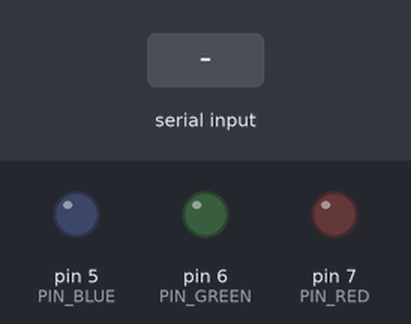
This sketch was run on a simulated Arduino Uno, built with avr-gcc and run on an emulated ATmega328P. Parts: output pins drawn as LEDs (lit = HIGH). The inputs (shaded band) are chosen by the test bench.

Above: at 1.2 s.
1.3 s: "1\n" received over Serial
At 1.9 s:
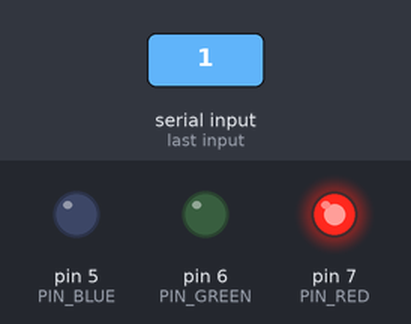
2.8 s: "2\n" received over Serial
At 4.0 s:
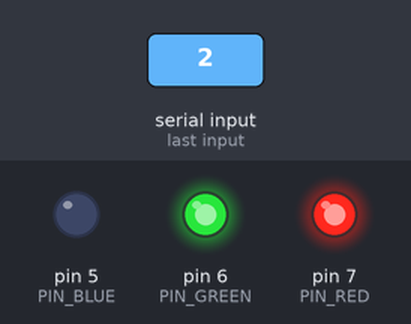
4.3 s: "3\n" received over Serial
At 5.4 s:
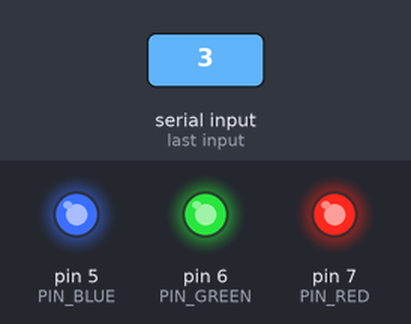
5.8 s: "1\n" received over Serial
At 6.5 s:
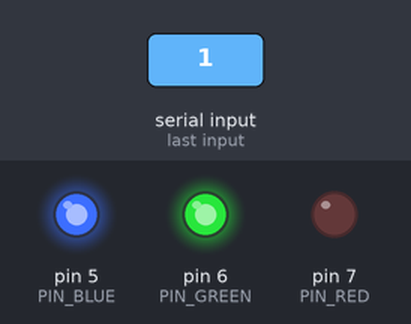
7.3 s: "2\n" received over Serial
At 7.7 s:
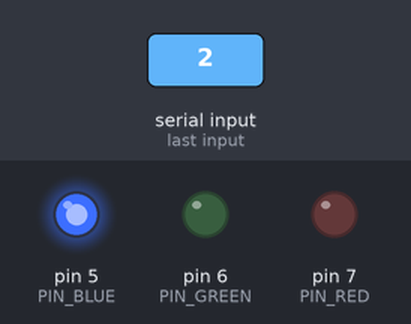
8.8 s: "9\n" received over Serial
At 10.0 s:
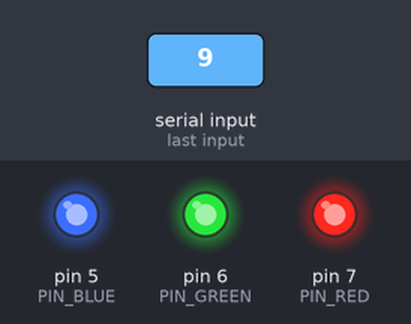
Timing chart, 0 to 11.3 s (numbered marks = the images above; inputs shaded):
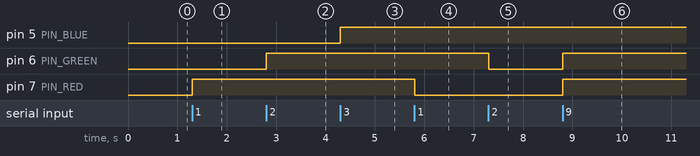

The sketch:

LabAct7.ino
```cpp
#include "Lab_Act7.h" // Import our custom header

void setup() {
  Serial.begin(9600);

  // This single line now handles all pin modes!
  initSystem();
}

void loop() {
  if (Serial.available() > 0) {

    String inputString = Serial.readStringUntil('\n');

    inputString.trim();

    if (inputString.length() == 0) {
      return;
    }

    if (inputString.length() > 1) {
      Serial.println("Error: Please input only one character.");
      return;
    }

    char input = inputString[0];

    // Ignore newline characters or carriage returns
    if (input != '\n' && input != '\r') {
    switch (input) {
      case '1':
        toggleLED(PIN_RED);
        break;
      case '2':
        toggleLED(PIN_GREEN);
        break;
      case '3':
        toggleLED(PIN_BLUE);
        break;
      case '9': // API "All On"
        digitalWrite(PIN_RED, HIGH);
        digitalWrite(PIN_GREEN, HIGH);
        digitalWrite(PIN_BLUE, HIGH);
        break;
      case '0': // API "All Off"
        digitalWrite(PIN_RED, LOW);
        digitalWrite(PIN_GREEN, LOW);
        digitalWrite(PIN_BLUE, LOW);
        break;
      default:
        Serial.println("Error: Please input valid numbers only.");
        break;
    }
  }
}}
```

Lab_Act7.h
```cpp
#ifndef Lab_Act7.h
#define Lab_Act7.h

#include <Arduino.h> // Required to use Arduino commands like pinMode in a header

// --- PIN DEFINITIONS ---
const int PIN_RED   = 7;
const int PIN_GREEN = 6;
const int PIN_BLUE  = 5;

const int PIN_BTN1  = 12;
const int PIN_BTN2  = 11;
const int PIN_BTN3  = 10;

// --- INITIALIZATION FUNCTION ---
// Call this inside setup() to configure all pins at once
void initSystem() {
  // Set LED pins as OUTPUT
  pinMode(PIN_RED, OUTPUT);
  pinMode(PIN_GREEN, OUTPUT);
  pinMode(PIN_BLUE, OUTPUT);

  // Set Button pins as INPUT
  pinMode(PIN_BTN1, INPUT);
  pinMode(PIN_BTN2, INPUT);
  pinMode(PIN_BTN3, INPUT);
}

// --- HELPER FUNCTIONS ---
// Keeps the main code clean by moving the toggle logic here
void toggleLED(int pin) {
  int state = digitalRead(pin);
  digitalWrite(pin, !state);
}

#endif
```

Measured:
- after the input at 1.3 s, pin 7 (PIN_RED): LOW → HIGH at once
- after the input at 2.8 s, pin 6 (PIN_GREEN): LOW → HIGH at once
- after the input at 4.3 s, pin 5 (PIN_BLUE): LOW → HIGH at once
- after the input at 5.8 s, pin 7 (PIN_RED): HIGH → LOW at once
- after the input at 7.3 s, pin 6 (PIN_GREEN): HIGH → LOW at once
- after the input at 8.8 s, pin 6 (PIN_GREEN), pin 7 (PIN_RED): LOW → HIGH at once
